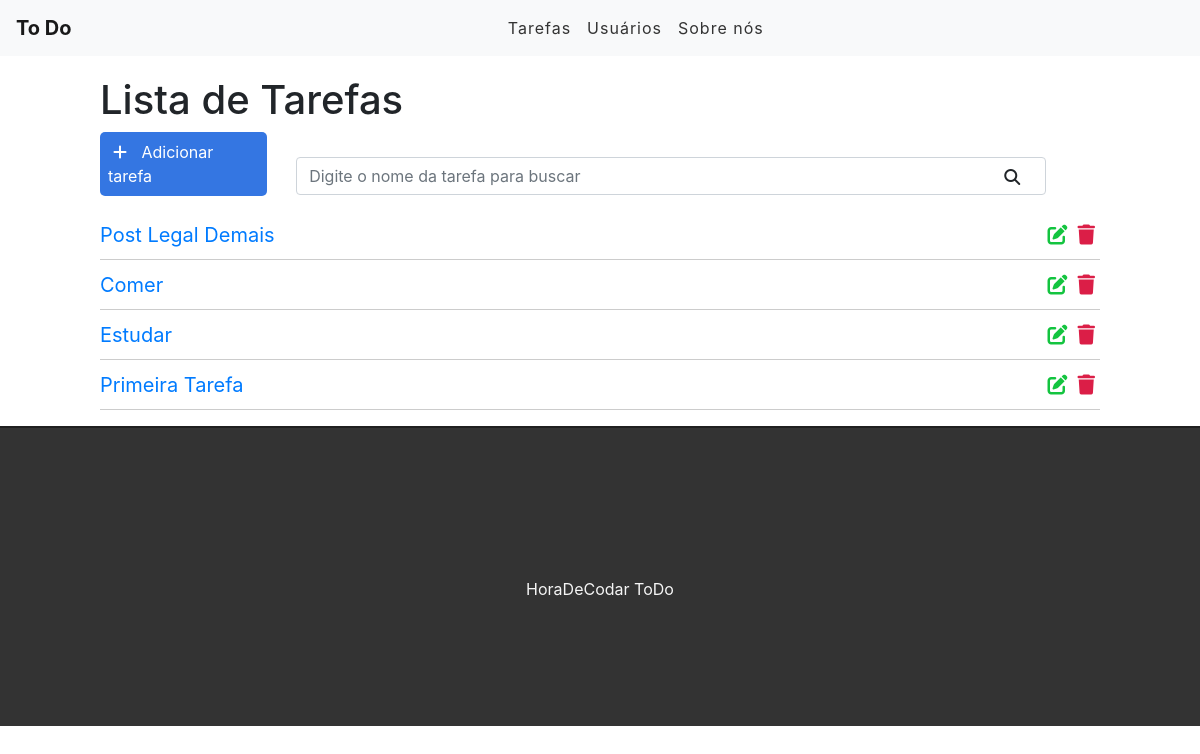
Before: / with the older database file.
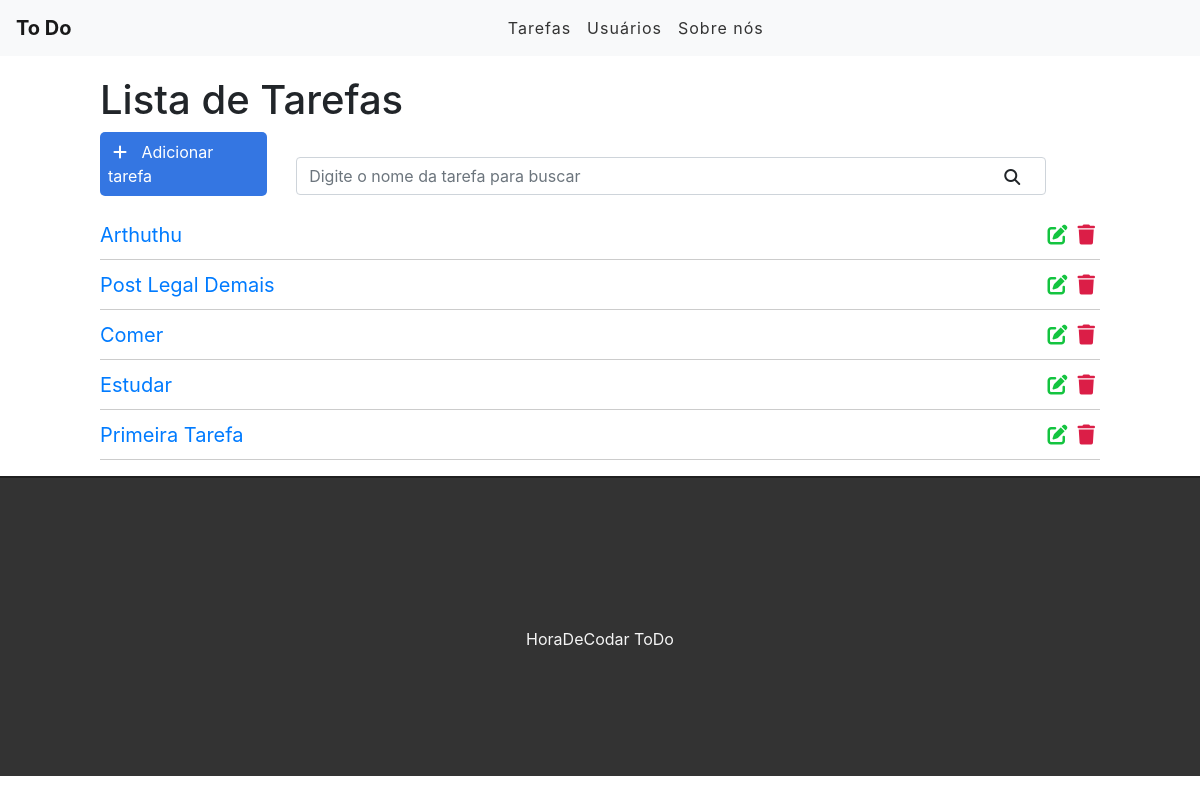
After: the same page with the newer database file.
### tasks/models.py (models this page shows, shortened)
class Task(models.Model): #comportara os campos da tabela que o django criara com o migration
    title = models.CharField(max_length=255) #Charfield = campo de caracteres(char) = leva argumento obrigatorio//#maxlenght = maximo de caracteres no title
    description = models.TextField() #TextField = campo para texto maiores = nao leva argumento obrigatorio
    done = models.CharField( #se o registro ta pronta ou nao(0 ou 1)
        max_length=5,
        choices = STATUS, #possiveis escolhas(choices) para o select
    )
    created_at = models.DateTimeField(auto_now_add=True) #data do registro // auto_now_add=True = atualiza o banco de dados sempre que um registro for feito
    updated_at = models.DateTimeField(auto_now=True) #atualiza o regisstro quando for alterado

### tasks/views.py (the view)
# urls.py: path('', views.tasklist, name = 'task-list'),
def tasklist(request):#sempre recebe o requeste
     tasks = Task.objects.all().order_by('-created_at') #PEGANDO TODOS OS OBJETOS DO BANCO DE DADOS//mandar as tasks do banco de dado para o template(site)//order_by('-created_at') ordenar os posts de mais novos para mais velhos
     return render(request, 'tasks/list.html', {'tasks' : tasks}) #dicionario que seleciona as tasks para mandar para o site

### tasks/templates/tasks/list.html (shortened to what this page needs)
{% extends 'base.html' %}
{% block content %}
<div class="offset-1 col-10 list-div">
    <h1>Lista de Tarefas</h1>
    <a id="add-link" href="newtask/">
        <div class="col-2 add-div">
            <i class="fas fa-plus"></i> Adicionar tarefa
        </div>
    </a>
    <div class="col-9 search-div">
        <input class="form-control" type="text" id="search" name="search" placeholder="Digite o nome da tarefa para buscar">
        <i class="fas fa-search"></i>
    </div>
    <ul class="task-list">
        {% for task in tasks %}
        <li class="task-item">
            <span><a href="/task/{{task.id}}">{{task.title}}</a></span>
            <span><i class="fas fa-trash"></i></span>
            <a href="edit/{{task.id}}"><span><i class="fas fa-edit"></i></span></a>
        </li>
        {% endfor %}
    </ul>
</div>
{% endblock %}

Changed rows visible on the page:
added Task: title "Arthuthu"
